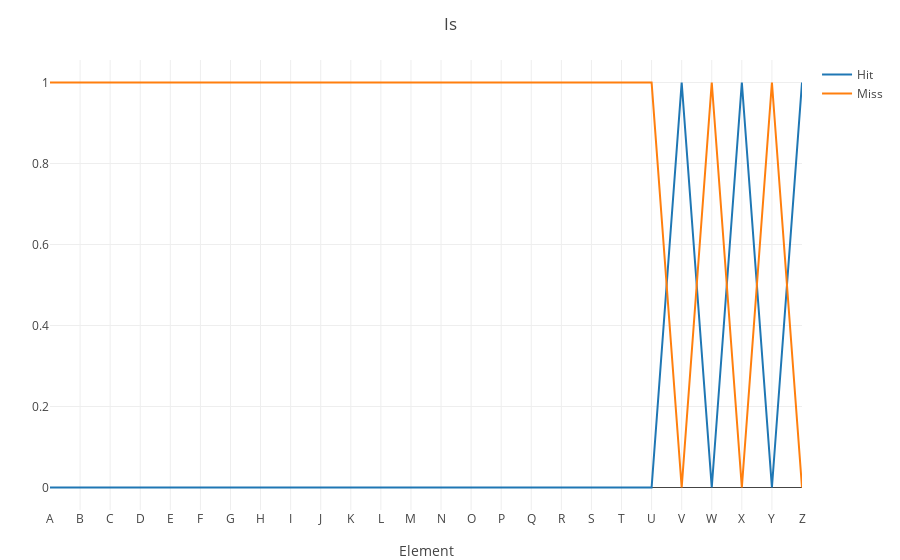

The code cell stored with this chart in its notebook:
### Code cell
i_h = [convert(Float64, haskey(set_element_to_nothing, element)) for element in element_]

i_m = 1 .- i_h

plot_x_y((i_h, i_m); name_ = ("Hit", "Miss"), layout = extend_layout(layout; title = "Is"))

### Figure 1 — Plotly figure (JSON) as saved in the notebook; plotly's stock layout.template omitted (floating-point values rounded to 4 significant figures)
{"data": [{"name": "Hit", "type": "scatter", "x": [1, 2, 3, 4, 5, 6, 7, 8, 9, 10, 11, 12, 13, 14, 15, 16, 17, 18, 19, 20, 21, 22, 23, 24, 25, 26], "y": [0, 0, 0, 0, 0, 0, 0, 0, 0, 0, 0, 0, 0, 0, 0, 0, 0, 0, 0, 0, 0, 1, 0, 1, 0, 1]}, {"name": "Miss", "type": "scatter", "x": [1, 2, 3, 4, 5, 6, 7, 8, 9, 10, 11, 12, 13, 14, 15, 16, 17, 18, 19, 20, 21, 22, 23, 24, 25, 26], "y": [1, 1, 1, 1, 1, 1, 1, 1, 1, 1, 1, 1, 1, 1, 1, 1, 1, 1, 1, 1, 1, 0, 1, 0, 1, 0]}], "layout": {"autosize": false, "margin": {"b": 50, "l": 50, "r": 50, "t": 60}, "templateaa": "plotly_white", "title": "Is", "xaxis": {"ticktext": ["A", "B", "C", "D", "E", "F", "G", "H", "I", "J", "K", "L", "M", "N", "O", "P", "Q", "R", "S", "T", "U", "V", "W", "X", "Y", "Z"], "tickvals": [1, 2, 3, 4, 5, 6, 7, 8, 9, 10, 11, 12, 13, 14, 15, 16, 17, 18, 19, 20, 21, 22, 23, 24, 25, 26], "title": "Element"}}}
